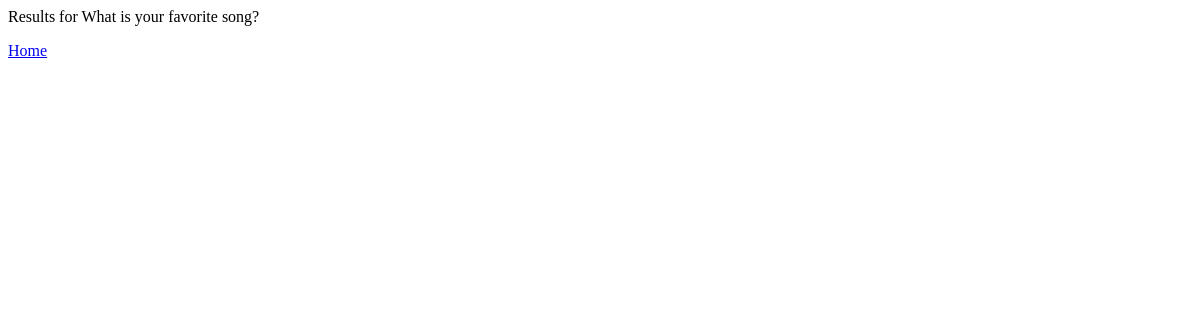
The page /polls/2/results/ on the database as committed earlier.
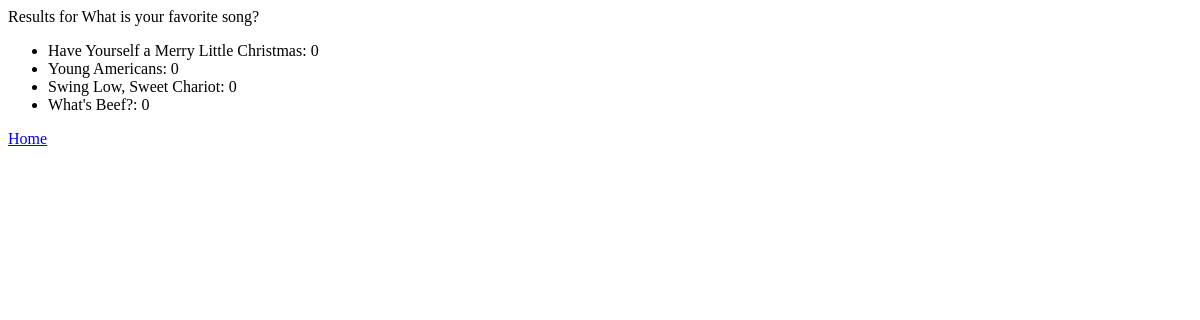
The same page on the database as committed later.
### polls/models.py (models this page shows, shortened)
class Question(models.Model):
    question_text = models.CharField(max_length=200)
    pub_date = models.DateTimeField('date published')

class Choice(models.Model):
    question = models.ForeignKey(Question, on_delete=models.CASCADE)
    choice_text = models.CharField(max_length=200)
    votes = models.IntegerField(default=0)

### polls/views.py (the view)
# urls.py: url(r'^(?P<question_id>[0-9]+)/results/$', views.results, name='results'),
def results(request, question_id):
    question = get_object_or_404(Question, pk=question_id)
    return render(request, 'polls/results.html', { 'question': question })

### polls/templates/polls/results.html
<p>Results for {{ question.question_text }}</p>
<ul>
{% for choice in question.choice_set.all %}
  <li>{{ choice.choice_text }}: {{ choice.votes }}</li>
{% endfor %}
</ul>
<a href="{% url 'polls:index' %}">Home</a>

Rows that differ between the two databases and show on the page:
added Choice: choice_text "Have Yourself a Merry Little Christmas", votes "0"
added Choice: choice_text "Young Americans", votes "0"
added Choice: choice_text "Swing Low, Sweet Chariot", votes "0"
added Choice: choice_text "What's Beef?", votes "0"
